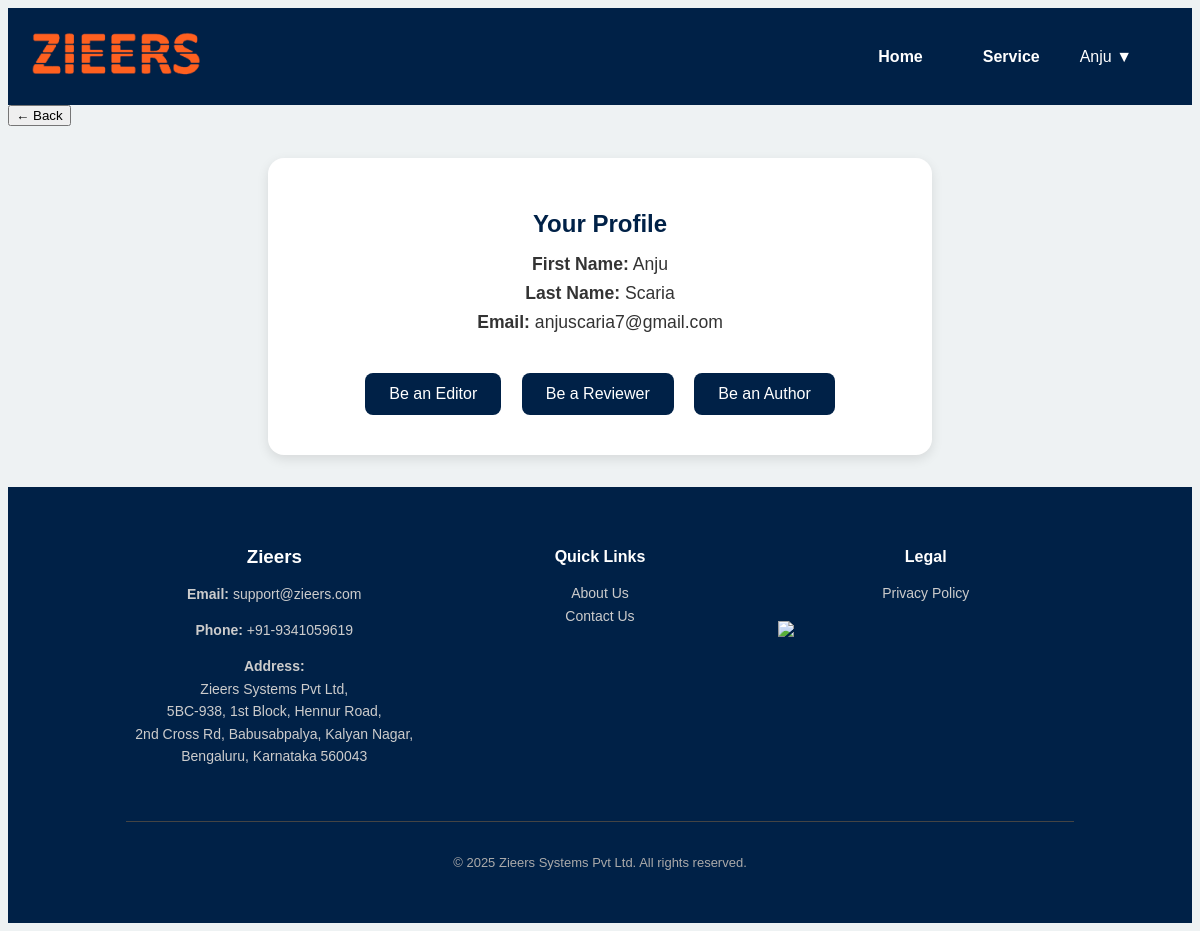
/profile.php (signed in), run on the app's committed database.
### tables this page shows
CREATE TABLE IF NOT EXISTS `users` (
  `id` int NOT NULL AUTO_INCREMENT,
  `first_name` varchar(100) NOT NULL,
  `middle_name` varchar(100) DEFAULT NULL,
  `last_name` varchar(100) NOT NULL,
  `email` varchar(200) NOT NULL,
  `password` varchar(255) DEFAULT NULL,
  `admin` tinyint(1) DEFAULT '0',
  PRIMARY KEY (`id`),
  UNIQUE KEY `email` (`email`)
);

### include/db_connect.php (called while the page is built, shortened)
<?php
function getUserProfile($user_id, $conn) {
    $user_id = $conn->real_escape_string($user_id);
    $result = $conn->query("SELECT first_name, middle_name, last_name, email FROM users WHERE id = $user_id");
    return $result->fetch_assoc();
}
?>

### profile.php (the view, shortened to what this page needs)
<?php
include("include/db_connect.php");
$user = null;
if (isset($_SESSION['user_id'])) {
    $user_id = $_SESSION['user_id'];
    $result = getUserProfile($user_id, $conn);
    $user = $result;
}
?>
<!DOCTYPE html>
<html lang="en">
<head>
  <link rel="stylesheet" href="https://cdnjs.cloudflare.com/ajax/libs/font-awesome/6.0.0-beta3/css/all.min.css" />
</head>
<body>
  <header>
    <div class="header-container">
      <div class="logo">
  <a href="../../publish.php">
    <img src="../../images/logo.png" alt="Zieers Logo" style="height: 50px;">
  </a>
</div>
      <nav>
        <ul>
          <li><a href="publish.php">Home</a></li>
          <li><a href="services.php">Service</a></li>
          <?php if ($user): ?>
          <li class="dropdown">
            <span class="welcome-text"><?php echo htmlspecialchars($user['first_name']); ?> ▼</span>
          </li>
          <?php else: ?>
          <li><a class="login-btn" href="login.php">Login</a></li>
          <?php endif; ?>
        </ul>
      </nav>
    </div>
  </header>
 <button onclick="history.back()">
        ← Back
    </button>
  <div class="container">
    <div class="profile">
      <h2>Your Profile</h2>
      <?php if ($user): ?>
        <p><strong>First Name:</strong> <?= htmlspecialchars($user['first_name']) ?></p>
        <p><strong>Last Name:</strong> <?= htmlspecialchars($user['last_name']) ?></p>
        <p><strong>Email:</strong> <?= htmlspecialchars($user['email']) ?></p>
        <div class="radio-group">
          <button onclick="handleRoleClick('editor')">Be an Editor</button>
          <button onclick="handleRoleClick('reviewer')">Be a Reviewer</button>
          <button onclick="handleRoleClick('author')">Be an Author</button>
        </div>
      <?php else: ?>
        <p>Please <a href="login.php">login</a> to view your profile and access dashboards.</p>
      <?php endif; ?>
    </div>
  </div>
  <footer class="site-footer">
    <div class="footer-container">
      <div class="footer-column">
        <h3>Zieers</h3>
        <p><strong>Email:</strong> <a href="mailto:support@zieers.com">support@zieers.com</a></p>
        <p><strong>Phone:</strong> +91-9341059619</p>
        <p><strong>Address:</strong><br>
          Zieers Systems Pvt Ltd,<br>
          5BC-938, 1st Block, Hennur Road,<br>
          2nd Cross Rd, Babusabpalya, Kalyan Nagar,<br>
          Bengaluru, Karnataka 560043
        </p>
      </div>
      <div class="footer-column">
        <h4>Quick Links</h4>
        <ul>
          <li><a href="about-us.php">About Us</a></li>
          <li><a href="contact-us.php">Contact Us</a></li>
        </ul>
      </div>
      <div class="footer-column">
        <h4>Legal</h4>
        <ul>
          <li><a href="privacy_policy.php">Privacy Policy</a></li>
        </ul>
        <a href="https://www.linkedin.com/company/your-company-name" target="_blank" class="social-link">
          <img src="https://cdn.jsdelivr.net/gh/devicons/devicon/icons/linkedin/linkedin-original.svg" alt="LinkedIn" class="social-icon" />
        </a>
      </div>
    </div>
    <div class="footer-bottom">
      <p onclick="window.open('https://www.zieers.com/', '_blank');">
        &copy; <span id="year"></span> Zieers Systems Pvt Ltd. All rights reserved.
      </p>
    </div>
  </footer>
</body>
</html>

### profile.php (style rules this page uses)
body { font-family: 'Poppins', sans-serif; background-color: #eef2f3; color: #333; }
header { background: #002147; padding: 20px; color: white; }
.header-container { display: flex; align-items: center; justify-content: space-between; position: relative; z-index: 9999; }
nav { position: absolute; right: 20px; left: auto; transform: none; }
nav ul { display: flex; list-style: none; margin: 0; padding: 0; }
nav ul li { margin-right: 20px; }
nav ul li a { color: white; text-decoration: none; font-weight: bold; padding: 10px 20px; border-radius: 5px; transition: background-color 0.3s ease; }
footer { background: #002147; color: white; text-align: center; padding: 20px 10px; }
footer p { cursor: pointer; }
.dropdown { position: relative; display: inline-block; }
.container { flex: 1; display: flex; justify-content: center; align-items: center; padding: 2rem; }
.profile { background: #ffffff; padding: 2rem; border-radius: 1rem; max-width: 600px; width: 100%; box-shadow: 0 4px 12px rgba(0,0,0,0.1); text-align: center; }
.profile h2 { color: #002147; margin-bottom: 1rem; }
.profile p { font-size: 1.1rem; margin: 0.5rem 0; }
.radio-group { margin-top: 2rem; }
.radio-group button { margin: 0.5rem; padding: 0.75rem 1.5rem; font-size: 1rem; border: none; background: #002147; color: white; border-radius: 8px; cursor: pointer; transition: background-color 0.3s ease; }
.site-footer { background-color: #002147; color: white; padding: 40px 10%; font-family: 'Poppins', sans-serif; }
.footer-container { display: flex; flex-wrap: wrap; justify-content: space-between; gap: 30px; }
.footer-column { flex: 1; min-width: 250px; }
.footer-column h3, .footer-column h4 { margin-bottom: 15px; color: #ffffff; }
.footer-column p, .footer-column a, .footer-column li { font-size: 14px; color: #ccc; line-height: 1.6; text-decoration: none; }
.footer-column ul { list-style: none; padding-left: 0; }
.footer-bottom { text-align: center; margin-top: 40px; border-top: 1px solid #444; padding-top: 20px; font-size: 13px; color: #aaa; }
.social-link { display: flex; align-items: center; color: #ccc; text-decoration: none; margin-top: 10px; }
.social-icon { width: 20px; height: 20px; margin-right: 8px; }
.logo { font-size: 1.8rem; font-weight: bold; color: #fff; }

### data on the page
users: first_name "Anju", last_name "Scaria", email "anjuscaria7@gmail.com"
